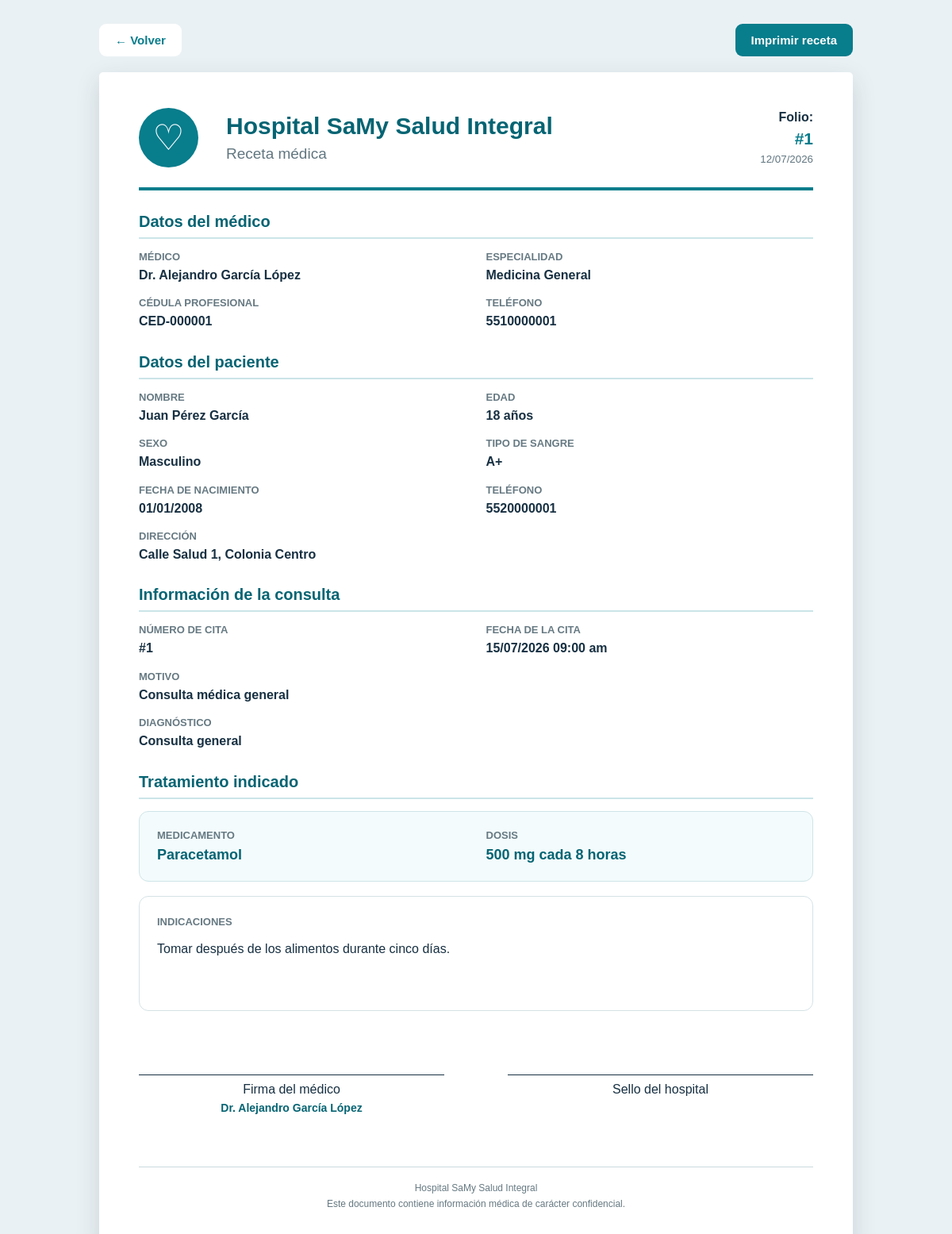
The app's page /hospital/recetas/imprimir.php?id=1 (signed in) with its own data.
### tables this page shows
CREATE TABLE `recetas` (
  `id_receta` int NOT NULL,
  `id_cita` int NOT NULL,
  `medicamento` varchar(100) NOT NULL,
  `dosis` varchar(50) NOT NULL,
  `indicaciones` varchar(255) NOT NULL
);

CREATE TABLE `doctores` (
  `id_doctor` int NOT NULL,
  `nombre` varchar(100) NOT NULL,
  `apellido` varchar(100) NOT NULL,
  `especialidad` varchar(255) NOT NULL,
  `cedula_prof` varchar(30) NOT NULL,
  `telefono` varchar(20) NOT NULL
);

CREATE TABLE `pacientes` (
  `id_paciente` int NOT NULL,
  `nombre` varchar(80) NOT NULL,
  `apellido` varchar(80) NOT NULL,
  `edad` int NOT NULL,
  `sexo` varchar(15) NOT NULL,
  `telefono` varchar(20) NOT NULL,
  `direccion` varchar(120) NOT NULL,
  `diagnostico` varchar(120) NOT NULL,
  `fecha_ingreso` datetime NOT NULL,
  `tipo_sangre` varchar(20) NOT NULL,
  `fecha_nacimiento` date NOT NULL
);

CREATE TABLE `citas` (
  `id_cita` int NOT NULL,
  `id_doctor` int NOT NULL,
  `id_habitacion` int NOT NULL,
  `id_paciente` int NOT NULL,
  `fecha_cita` datetime NOT NULL,
  `motivo` varchar(255) NOT NULL,
  `estado` enum('Programada','Completada','Cancelada') NOT NULL
);

### hospital/recetas/imprimir.php (the view, shortened to what this page needs)
<?php
require_once "../conexion/conexion.php";
$idReceta = isset($_GET["id"])
    ? (int) $_GET["id"]
    : 0;
$sql = "SELECT
            r.id_receta,
            r.medicamento,
            r.dosis,
            r.indicaciones,
            c.id_cita,
            c.fecha_cita,
            c.motivo,
            c.estado AS estado_cita,
            p.id_paciente,
            p.nombre AS nombre_paciente,
            p.apellido AS apellido_paciente,
            p.edad,
            p.sexo,
            p.telefono,
            p.direccion,
            p.diagnostico,
            p.tipo_sangre,
            p.fecha_nacimiento,
            d.id_doctor,
            d.nombre AS nombre_doctor,
            d.apellido AS apellido_doctor,
            d.especialidad,
            d.cedula_prof,
            d.telefono AS telefono_doctor
        FROM recetas r
        INNER JOIN citas c
            ON r.id_cita = c.id_cita
        INNER JOIN pacientes p
            ON c.id_paciente = p.id_paciente
        INNER JOIN doctores d
            ON c.id_doctor = d.id_doctor
        WHERE r.id_receta = ?";
$consulta = mysqli_prepare($conexion, $sql);
mysqli_stmt_bind_param(
    $consulta,
    "i",
    $idReceta
);
mysqli_stmt_execute($consulta);
$resultado = mysqli_stmt_get_result($consulta);
$receta = mysqli_fetch_assoc($resultado);
?>
<!DOCTYPE html>
<html lang="es">
<head>
    <link
        rel="stylesheet"
        href="../css/estilos.css"
    >
</head>
<body class="pagina-impresion">
    <div class="acciones-impresion">
        <a
            href="index.php"
            class="boton-volver-receta"
        >
            ← Volver
        </a>
        <button
            type="button"
            class="boton-imprimir-receta"
            onclick="window.print()"
        >
            Imprimir receta
        </button>
    </div>
    <main class="hoja-receta">
        <header class="encabezado-receta">
            <div class="logo-receta">
                ♡
            </div>
            <div class="titulo-receta">
                <h1>
                    Hospital SaMy Salud Integral
                </h1>
                <p>
                    Receta médica
                </p>
            </div>
            <div class="folio-receta">
                <strong>
                    Folio:
                </strong>
                <span>
                    #<?php echo $receta["id_receta"]; ?>
                </span>
                <small>
                    <?php echo date("d/m/Y"); ?>
                </small>
            </div>
        </header>
        <section class="datos-medico-receta">
            <h2>
                Datos del médico
            </h2>
            <div class="rejilla-datos-receta">
                <div>
                    <span>
                        Médico
                    </span>
                    <strong>
                        Dr.
                        <?php
                        echo htmlspecialchars(
                            $receta["nombre_doctor"] . " " .
                            $receta["apellido_doctor"]
                        );
                        ?>
                    </strong>
                </div>
                <div>
                    <span>
                        Especialidad
                    </span>
                    <strong>
                        <?php
                        echo htmlspecialchars(
                            $receta["especialidad"]
                        );
                        ?>
                    </strong>
                </div>
                <div>
                    <span>
                        Cédula profesional
                    </span>
                    <strong>
                        <?php
                        echo htmlspecialchars(
                            $receta["cedula_prof"]
                        );
                        ?>
                    </strong>
                </div>
                <div>
                    <span>
                        Teléfono
                    </span>
                    <strong>
                        <?php
                        echo htmlspecialchars(
                            $receta["telefono_doctor"]
                        );
                        ?>
                    </strong>
                </div>
            </div>
        </section>
        <section class="datos-paciente-receta">
            <h2>
                Datos del paciente
            </h2>
            <div class="rejilla-datos-receta">
                <div>
                    <span>
                        Nombre
                    </span>
                    <strong>
                        <?php
                        echo htmlspecialchars(
                            $receta["nombre_paciente"] . " " .
                            $receta["apellido_paciente"]
                        );
                        ?>
                    </strong>
                </div>
                <div>
                    <span>
                        Edad
                    </span>
                    <strong>
                        <?php echo $receta["edad"]; ?> años
                    </strong>
                </div>
                <div>
                    <span>
                        Sexo
                    </span>
                    <strong>
                        <?php
                        echo htmlspecialchars(
                            $receta["sexo"]
                        );
                        ?>
                    </strong>
                </div>
                <div>
                    <span>
                        Tipo de sangre
                    </span>
                    <strong>
                        <?php
                        echo htmlspecialchars(
                            $receta["tipo_sangre"]
                        );
                        ?>
                    </strong>
                </div>
                <div>
                    <span>
                        Fecha de nacimiento
                    </span>
                    <strong>
                        <?php
                        echo date(
                            "d/m/Y",
                            strtotime(
                                $receta["fecha_nacimiento"]
                            )
                        );
                        ?>
                    </strong>
                </div>
                <div>
                    <span>
                        Teléfono
                    </span>
                    <strong>
                        <?php
                        echo htmlspecialchars(
                            $receta["telefono"]
                        );
                        ?>
                    </strong>
                </div>
                <div class="dato-completo-receta">
                    <span>
                        Dirección
                    </span>
                    <strong>
                        <?php
                        echo htmlspecialchars(
                            $receta["direccion"]
                        );
                        ?>
                    </strong>
                </div>
            </div>
        </section>
        <section class="datos-consulta-receta">
            <h2>
                Información de la consulta
            </h2>
            <div class="rejilla-datos-receta">
                <div>
                    <span>
                        Número de cita
                    </span>
                    <strong>
                        #<?php echo $receta["id_cita"]; ?>
                    </strong>
                </div>
                <div>
                    <span>
                        Fecha de la cita
                    </span>
                    <strong>
                        <?php
                        echo date(
                            "d/m/Y h:i a",
                            strtotime(
                                $receta["fecha_cita"]
                            )
                        );
                        ?>
                    </strong>
                </div>
                <div class="dato-completo-receta">
                    <span>
                        Motivo
                    </span>
                    <strong>
                        <?php
                        echo htmlspecialchars(
                            $receta["motivo"]
                        );
                        ?>
                    </strong>
                </div>
                <div class="dato-completo-receta">
                    <span>
                        Diagnóstico
                    </span>
                    <strong>
                        <?php
                        echo htmlspecialchars(
                            $receta["diagnostico"]
                        );
                        ?>
                    </strong>
                </div>
            </div>
        </section>
        <section class="tratamiento-receta">
            <h2>
                Tratamiento indicado
            </h2>
            <div class="medicamento-receta">
                <div>
                    <span>
                        Medicamento
                    </span>
                    <strong>
                        <?php
                        echo htmlspecialchars(
                            $receta["medicamento"]
                        );
                        ?>
                    </strong>
                </div>
                <div>
                    <span>
                        Dosis
                    </span>
                    <strong>
                        <?php
                        echo htmlspecialchars(
                            $receta["dosis"]
                        );
                        ?>
                    </strong>
                </div>
            </div>
            <div class="indicaciones-receta">
                <span>
                    Indicaciones
                </span>
                <p>
                    <?php
                    echo nl2br(
                        htmlspecialchars(
                            $receta["indicaciones"]
                        )
                    );
                    ?>
                </p>
            </div>
        </section>
        <section class="firmas-receta">
            <div class="firma-receta">
                <div class="linea-firma"></div>
                <p>
                    Firma del médico
                </p>
                <strong>
                    Dr.
                    <?php
                    echo htmlspecialchars(
                        $receta["nombre_doctor"] . " " .
                        $receta["apellido_doctor"]
                    );
                    ?>
                </strong>
            </div>
            <div class="firma-receta">
                <div class="linea-firma"></div>
                <p>
                    Sello del hospital
                </p>
            </div>
        </section>
        <footer class="pie-receta">
            <p>
                Hospital SaMy Salud Integral
            </p>
            <p>
                Este documento contiene información médica
                de carácter confidencial.
            </p>
        </footer>
    </main>
</body>
</html>

### hospital/css/estilos.css (style rules this page uses)
* { box-sizing: border-box; margin: 0; padding: 0; }
:root { --verde-principal: #087d8c; --verde-oscuro: #056473; --verde-claro: #dff5f6; --azul-texto: #123047; --gris-fondo: #f3f8fa; --gris-texto: #5b6c76; --blanco: #ffffff; --sombra: 0 8px 25px rgba(21, 55, 70, 0.11); }
body { font-family: Arial, Helvetica, sans-serif; color: var(--azul-texto); background-color: var(--gris-fondo); }
.pagina-impresion { min-height: 100vh; padding: 30px; background-color: #eaf1f4; color: #173042; }
.acciones-impresion { max-width: 950px; display: flex; justify-content: space-between; gap: 15px; margin: 0 auto 20px; }
.boton-volver-receta, .boton-imprimir-receta { padding: 12px 20px; border: none; border-radius: 9px; text-decoration: none; font-size: 15px; font-weight: bold; cursor: pointer; }
.boton-volver-receta { background-color: white; color: #087d8c; }
.boton-imprimir-receta { background-color: #087d8c; color: white; }
.hoja-receta { width: 100%; max-width: 950px; min-height: 1100px; margin: 0 auto; padding: 45px 50px; border-radius: 5px; background-color: white; box-shadow: 0 10px 30px rgba(20, 50, 65, 0.15); }
.encabezado-receta { display: grid; grid-template-columns: 90px 1fr auto; align-items: center; gap: 20px; padding-bottom: 25px; border-bottom: 4px solid #087d8c; }
.logo-receta { width: 75px; height: 75px; display: flex; justify-content: center; align-items: center; border-radius: 50%; background-color: #087d8c; color: white; font-size: 45px; }
.titulo-receta h1 { color: #056473; font-size: 30px; }
.titulo-receta p { margin-top: 7px; color: #617680; font-size: 19px; }
.folio-receta { display: flex; flex-direction: column; align-items: flex-end; gap: 6px; }
.folio-receta span { color: #087d8c; font-size: 21px; font-weight: bold; }
.folio-receta small { color: #617680; }
.datos-medico-receta, .datos-paciente-receta, .datos-consulta-receta, .tratamiento-receta { margin-top: 28px; }
.hoja-receta section h2 { margin-bottom: 15px; padding-bottom: 8px; border-bottom: 2px solid #cbe5e8; color: #056473; font-size: 20px; }
.rejilla-datos-receta { display: grid; grid-template-columns: repeat(2, minmax(0, 1fr)); gap: 16px 25px; }
.rejilla-datos-receta div { display: flex; flex-direction: column; gap: 5px; }
.rejilla-datos-receta span, .medicamento-receta span, .indicaciones-receta span { color: #667982; font-size: 13px; font-weight: bold; text-transform: uppercase; }
.rejilla-datos-receta strong { line-height: 1.4; }
.dato-completo-receta { grid-column: 1 / -1; }
.medicamento-receta { display: grid; grid-template-columns: repeat(2, minmax(0, 1fr)); gap: 25px; padding: 22px; border: 1px solid #cfe4e7; border-radius: 12px; background-color: #f3fbfc; }
.medicamento-receta div { display: flex; flex-direction: column; gap: 7px; }
.medicamento-receta strong { color: #056473; font-size: 18px; }
.indicaciones-receta { min-height: 145px; margin-top: 18px; padding: 22px; border: 1px solid #d5e2e5; border-radius: 12px; }
.indicaciones-receta p { margin-top: 12px; line-height: 1.8; }
.firmas-receta { display: grid; grid-template-columns: repeat(2, 1fr); gap: 80px; margin-top: 80px; }
.firma-receta { text-align: center; }
.linea-firma { width: 100%; border-top: 1px solid #173042; }
.firma-receta p { margin: 9px 0 5px; }
.firma-receta strong { color: #056473; font-size: 14px; }
.pie-receta { margin-top: 65px; padding-top: 16px; border-top: 1px solid #cadadd; color: #667982; text-align: center; font-size: 12px; line-height: 1.7; }

### records on screen
recetas: id_receta "1", doctores.nombre+apellido "Alejandro García López", doctores.especialidad "Medicina General", doctores.cedula_prof "CED-000001", doctores.telefono "5510000001", pacientes.nombre+apellido "Juan Pérez García", pacientes.edad "18", pacientes.sexo "Masculino", pacientes.tipo_sangre "A+", pacientes.fecha_nacimiento "01/01/2008", pacientes.telefono "5520000001", pacientes.direccion "Calle Salud 1, Colonia Centro", id_cita.id_cita "1", id_cita.fecha_cita "15/07/2026 09:00 am", id_cita.motivo "Consulta médica general", pacientes.diagnostico "Consulta general", medicamento "Paracetamol", dosis "500 mg cada 8 horas", indicaciones "Tomar después de los alimentos durante cinco días."
